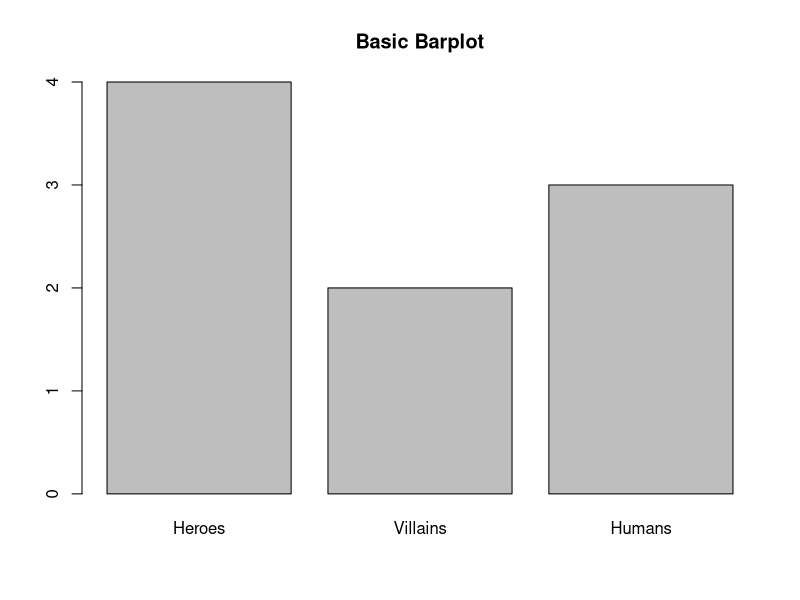
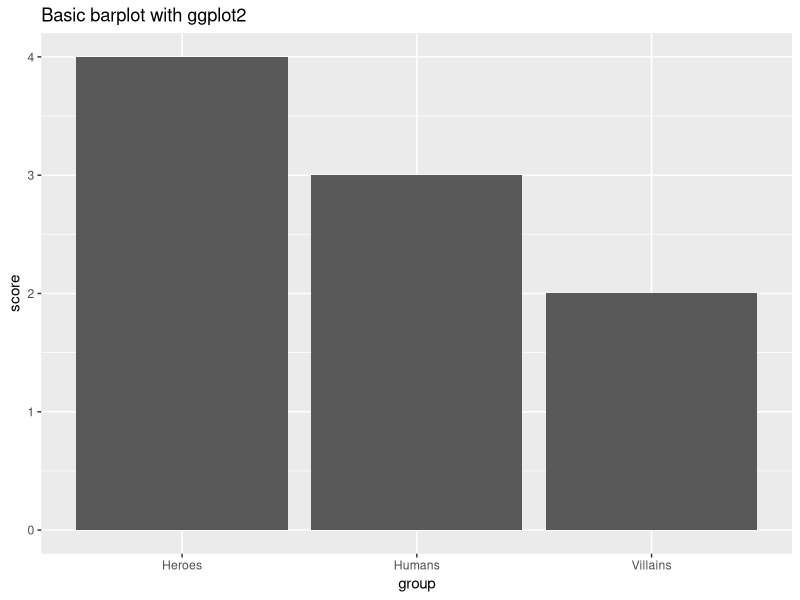
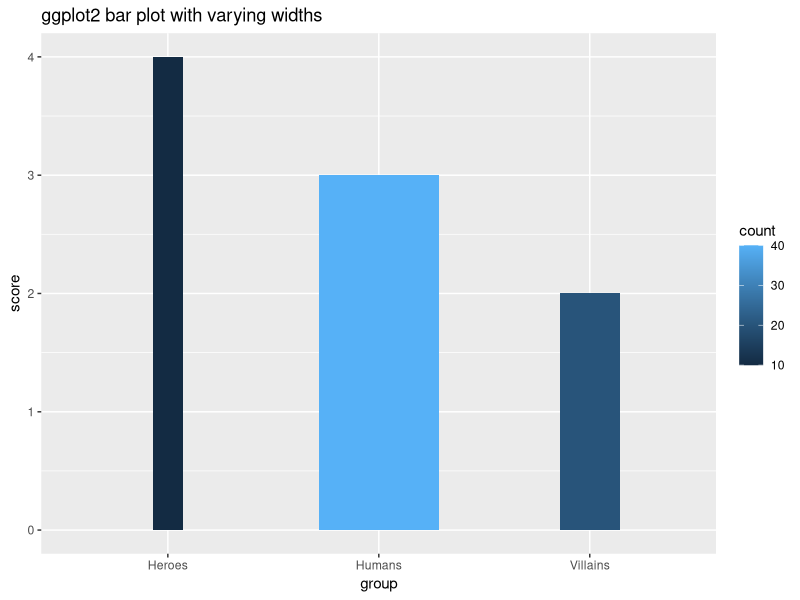
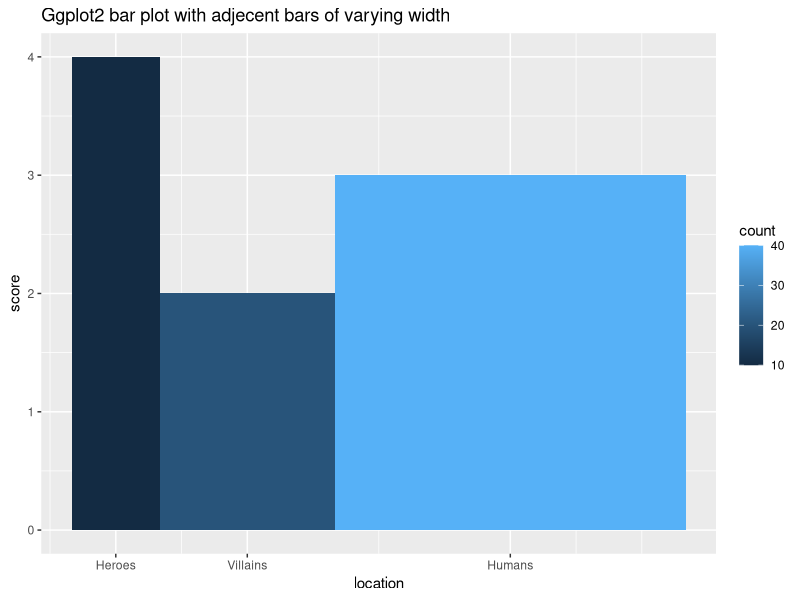
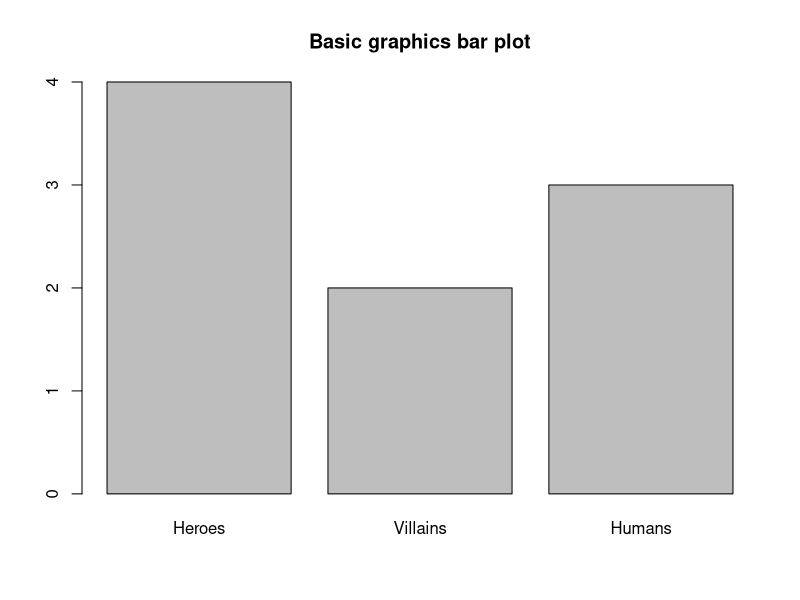
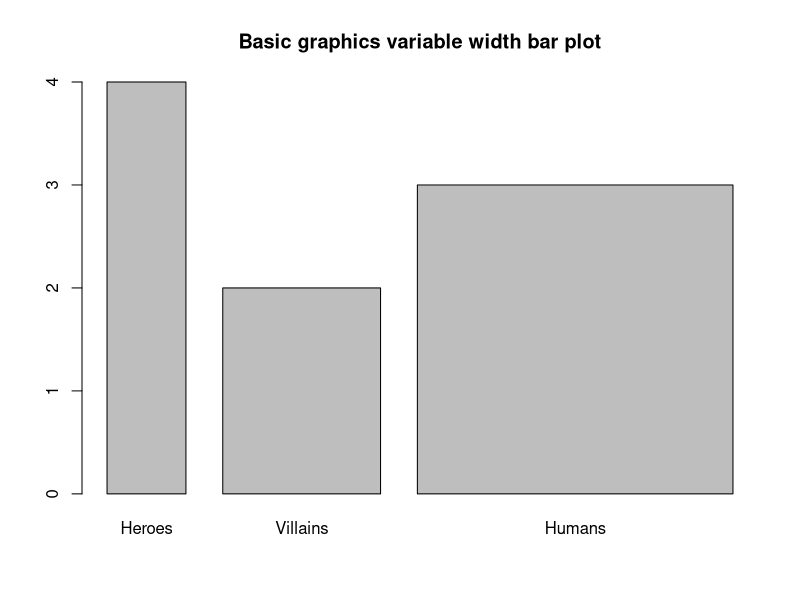
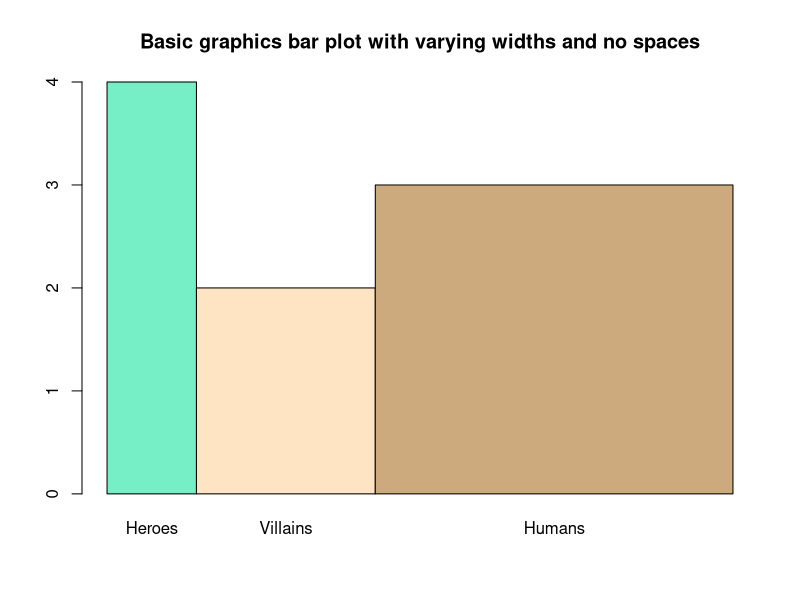

Recreate these plots in R, in order.
## ---- chunk 1
# create a dataframe with 3 groups of people,
# some score and count of the people
data <- data.frame(group = c("Heroes", "Villains", "Humans"),
                   score = c(4,2,3),
                   count = c(10,20,40))

# show the dataset
data

# create a basic barplot
barplot(data[, 2],names.arg =  data[,1],
        main = "Basic Barplot")

## ---- chunk 2
# load the ggplot2 package
library(ggplot2)

# create a basic bar chart
ggplot(data, aes(x = group, y = score)) +
        geom_bar(stat="identity") +
        # add a title
        ggtitle("Basic barplot with ggplot2")

## ---- chunk 3

ggplot(data, aes(x = group,
                 y = score,
                 width = count/sum(count),
                 fill = count)) +
        geom_bar(stat = "identity") +
        ggtitle("ggplot2 bar plot with varying widths")

## ---- chunk 4
# calculate width of bars
data$width <- data$count/sum(data$count)

# calculate location of the tick marks
data$location <- cumsum(data$width) - data$width/2

# create a bar plot
ggplot(data, aes(x = location,
                 y = score, 
                 fill = count, 
                 width = width)) +
        geom_bar(stat = "identity") +
        scale_x_continuous(breaks = data$location, labels = data$group) +
        ggtitle("Ggplot2 bar plot with adjecent bars of varying width")

## ---- chunk 5
barplot(data$score, names.arg = data$group)
title("Basic graphics bar plot")

## ---- chunk 6
barplot(data$score, width = data$width, names.arg = data$group)
title("Basic graphics variable width bar plot")

## ---- chunk 7
barplot(data$score,
        width = data$width, 
        space = 0, 
        names.arg = data$group,
        col = colors()[data$count])
title("Basic graphics bar plot with varying widths and no spaces")
